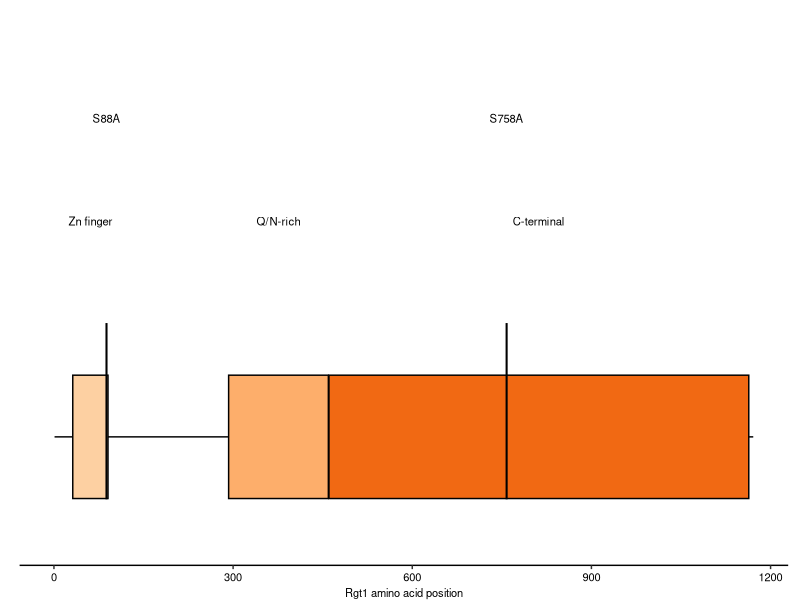

R code for this plot:
# 
# Rgt1_muts_schematic.R
# 
# Seungsoo Kim
# February 19, 2019

# directories ----
setwd("/Volumes/shendure-vol8/projects/mutagenesis.3C/nobackup/MAP-C")
dir <- "data"
out <- "figures"

# load libraries ----
library(ggplot2)
library(dplyr)
library(reshape)
library(RColorBrewer)
library(data.table)
library(grid)
library(gplots)
library(scales)
library(permute)
library(gridExtra)
library("GGally")
library(stringr)

paper.font <- theme(text=element_text(size=8), axis.text=element_text(size=8,color="black"), legend.text=element_text(size=8))

domains <- read.table("Rgt1_domains.txt", sep="\t", col.names = c("domain","start","end"))
muts <- read.table("Rgt1_mutations.txt", sep="\t", col.names = c("mut","start","end","offset"))
muts$mut <- factor(muts$mut,levels=c("Zn finger", "Q/N-rich","C-terminal","S88A","S758A"))

brewercols <- brewer.pal(6,"Set1")
oranges <- brewer.pal(7,"Oranges")
cols <- oranges[c(2,3,5,6,7)]

# for Figure 4E
pdf(paste(out,"/Rgt1_muts_schematic.pdf",sep=""),3.2,1)
ggplot() + 
  geom_segment(data=subset(domains,domain=="full"),aes(x=start,xend=end,y=0,yend=0)) + 
  geom_rect(data=muts,aes(xmin=start-0.5,xmax=end+0.5,ymin=-0.03,ymax=0.03+(offset-1)*0.025,fill=mut),color="black") + 
  geom_text(data=muts,aes(label=mut,x=(start+end)/2,y=0.05*offset+0.055), size = 8*5/14) + theme_classic() + 
  scale_fill_manual(values=cols,name="") + paper.font +
  theme(axis.line.y = element_blank(), axis.ticks.y = element_blank(), axis.text.y = element_blank(), legend.position="none") + 
  ylab("") + xlab("Rgt1 amino acid position") + ylim(-0.05,0.2) +
  theme(plot.margin=unit(c(0,0.3,0,0),"cm"))
dev.off()
